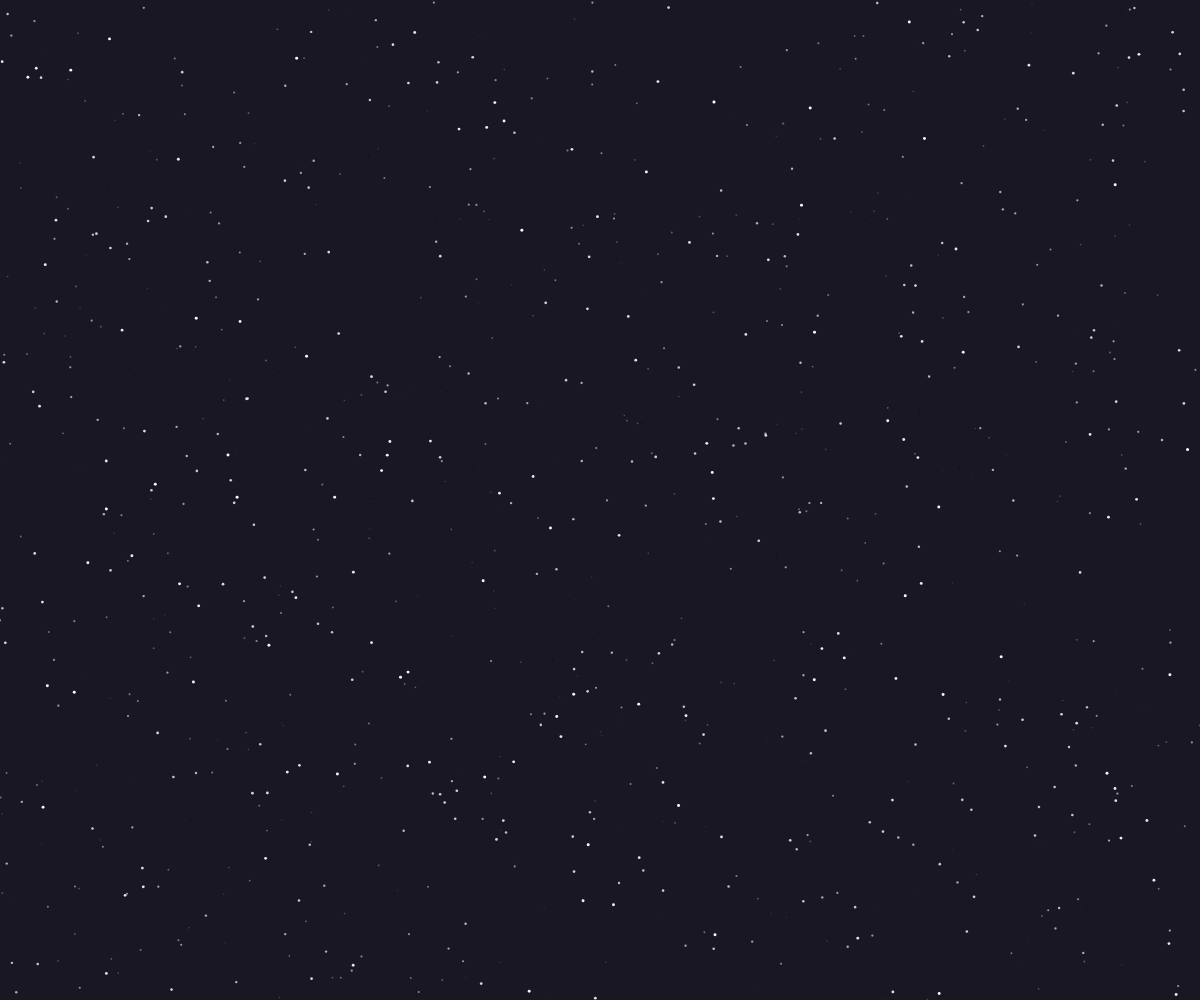
Frame 1 (no input)
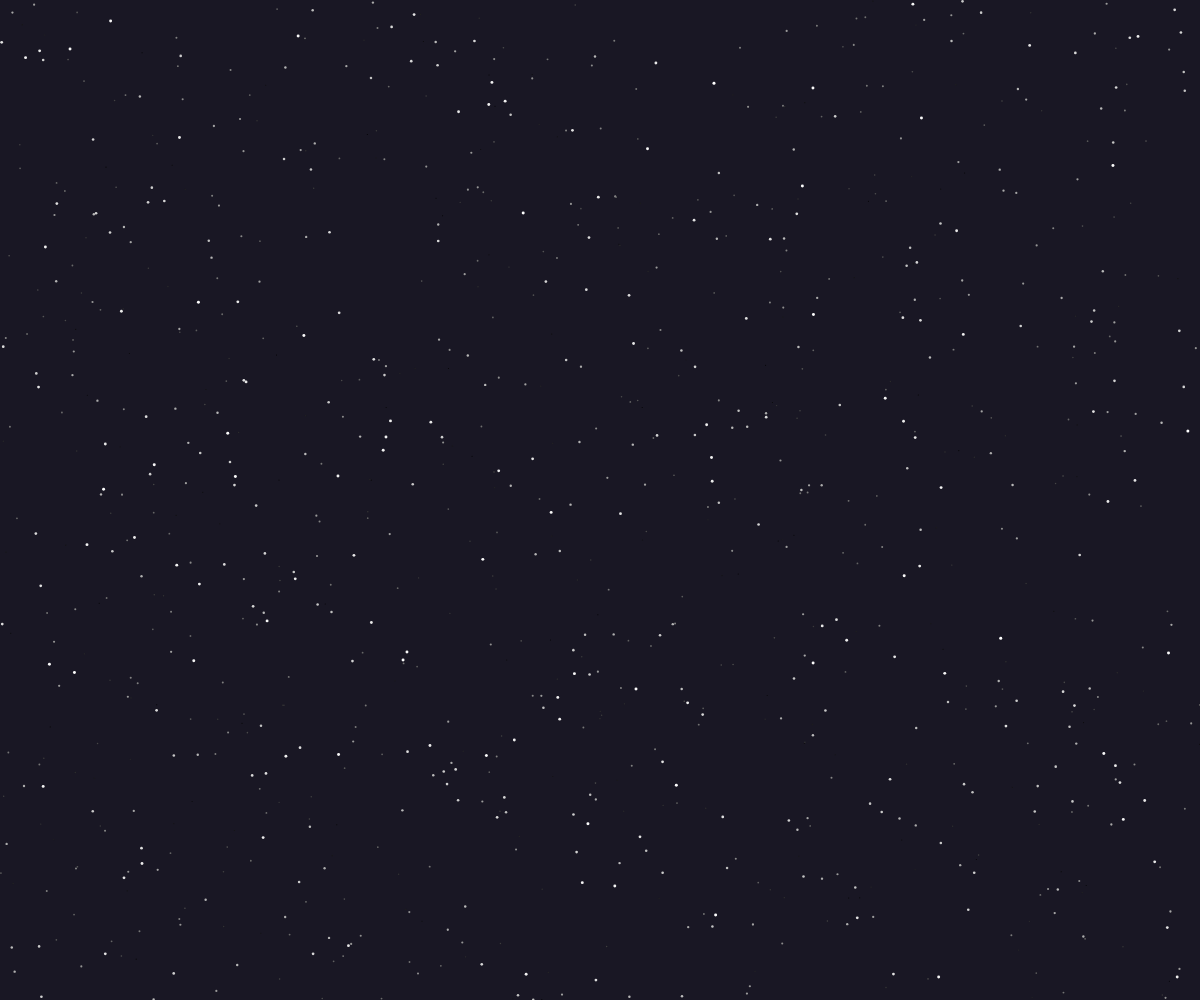
Frame 60 (no input)
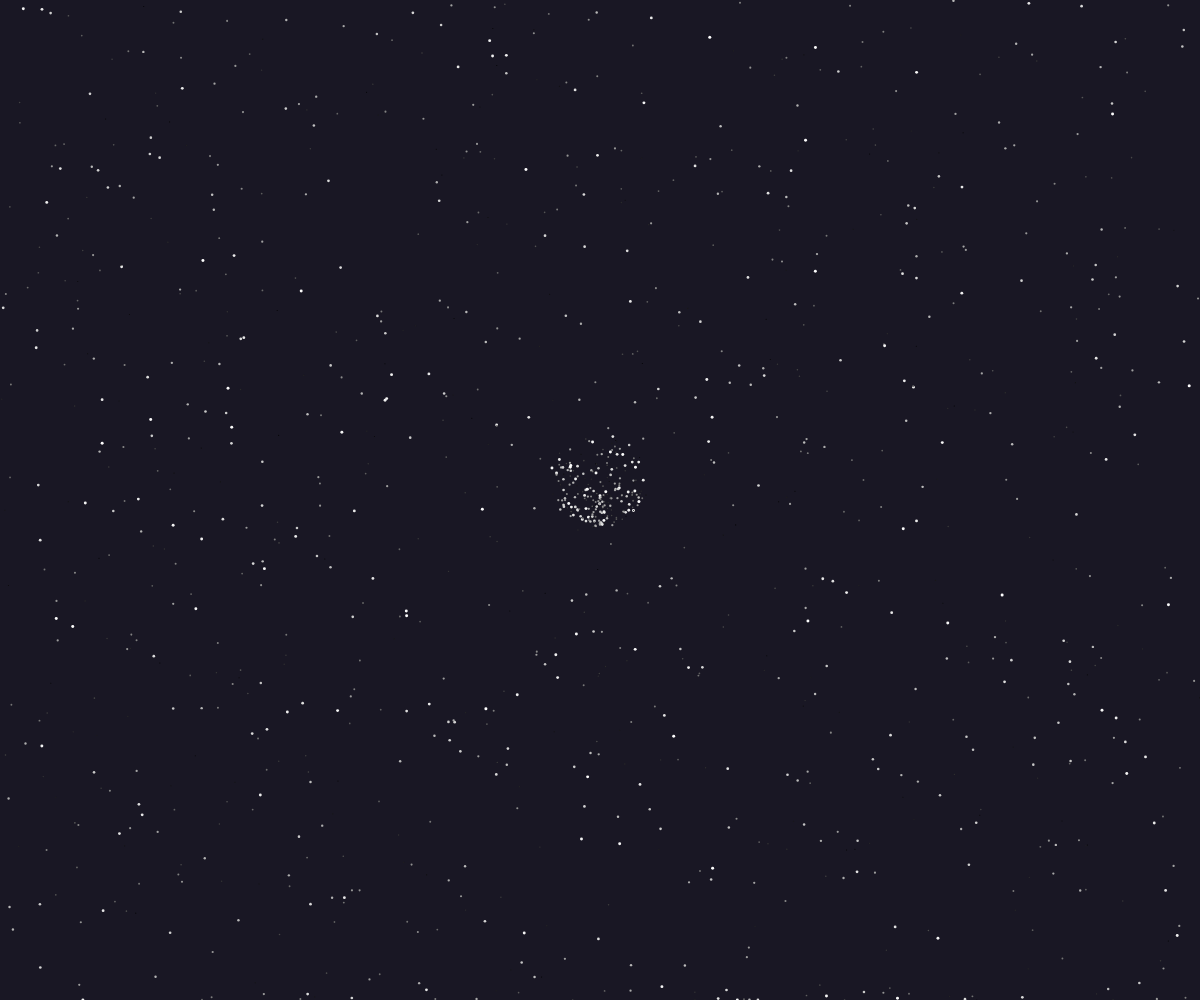
Frame 120 (the mouse pressed at the canvas centre since frame 60)

The p5.js sketch that drew these frames (run headless with seeded random() and noise() and a simulated clock; from frame 60 on, the mouse is pressed at the canvas centre):

// p5.js sketch
// ── sketch.js
class Vector {
    constructor(x, y) {
        this.x = x
        this.y = y
    }

    set(x, y) {
        this.x = x
        this.y = y
    }

    setFrom(other) {
        this.x = other.x
        this.y = other.y
    }

    add(other) {
        this.x += other.x
        this.y += other.y
    }

    mult(scalar) {
        this.x *= scalar
        this.y *= scalar
    }
}

class Particle {
    constructor(power) {
        this.dump = 0.99
        this.pos = new Vector(0, 0)
        this.vel = new Vector(0, 0)
        this.acc = new Vector(0, 0)
        this.power = power
    }

    force(f) {
        this.acc.add(f)
    }

    move() {
        this.vel.add(this.acc)
        this.pos.add(this.vel)
        this.vel.mult(this.dump)
        this.acc.set(0, 0)
    }
}

class Emitter {
    constructor(ttl) {
        this.pos = new Vector(0, 0)
        this.maxTtl = ttl
        this.ttl = ttl
    }

    *emit(n) {
        for (let i = 0; i < n; i++) {
            let p = new Particle(random(1))
            p.pos.setFrom(this.pos)
            p.force(wind(p.pos.x, p.pos.y, 1))
            yield p
        }
    }

    run() {
        this.ttl--
        return this.ttl > 0
    }

    get ttlRatio() {
        return this.ttl / this.maxTtl
    }
}

class EmitterController {
    constructor() {
        this.last = new Vector(0, 0)
        this.dist = 30
        this.maxTtl = 75
    }

    create() {
        if (!mouseIsPressed) {
            return null
        }
        if (dist(this.last.x, this.last.y, mouseX, mouseY) < this.dist) {
            return null
        }

        this.last.set(mouseX, mouseY)
        let e = new Emitter(this.maxTtl)
        e.pos.set(
            mouseX,
            mouseY,
        )
        return e
    }
}

let particles = []
let emitters = []
let emitCtrl = new EmitterController()

function setup() {
    createCanvas(windowWidth, windowHeight)

    for (let i = 0; i < 1000; i++) {
        let p = new Particle(
            random(1),
        )
        p.pos.set(
            random(width),
            random(height),
        )
        particles.push(p)
    }
}

function wind(x, y, f) {
    let a = random(Math.PI * 2)
    return new Vector(
        Math.cos(a) * f,
        Math.sin(a) * f,
    )
}

function outOfBox(p) {
    if (p.pos.x < 0 || p.pos.x > width) {
        return true
    }
    if (p.pos.y < 0 || p.pos.y > height) {
        return true
    }
}

function up(x, y, f) {
    return new Vector(0, -random(f))
}

function windowResized() {
    resizeCanvas(windowWidth, windowHeight)
}

function draw() {
    background("#191724")

    loopEmitters()
    loopParticles()
}

function loopParticles() {
    let next = []
    for (let p of particles) {
        p.force(wind(p.pos.x, p.pos.y, 0.01))
        p.force(up(p.pos.x, p.pos.y, 0.025))
        p.move()

        if (outOfBox(p)) {
            if (next.length < 1000) {
                p.pos.x = random(width)
                p.pos.y = height
                p.vel.set(0, 0)
                p.acc.set(0, 0)
                next.push(p)
            }
        } else {
            next.push(p)
        }

        // DRAW
        noFill()
        stroke((1 - p.power) * 255)
        strokeWeight(map(p.power, 1, 0, 1, 3))
        point(p.pos.x, p.pos.y)
    }
    particles = next
}

function loopEmitters() {
    let e = emitCtrl.create()
    if (e) {
        emitters.push(e)
    }

    let next = []
    for (let e of emitters) {
        let n = map(e.ttlRatio, 0, 1, 1, 5)
        for (let p of e.emit(n)) {
            if (particles.length < 10000) {
                particles.push(p)
            }
        }

        if (e.run()) {
            next.push(e)
        }

    }
    emitters = next
}
